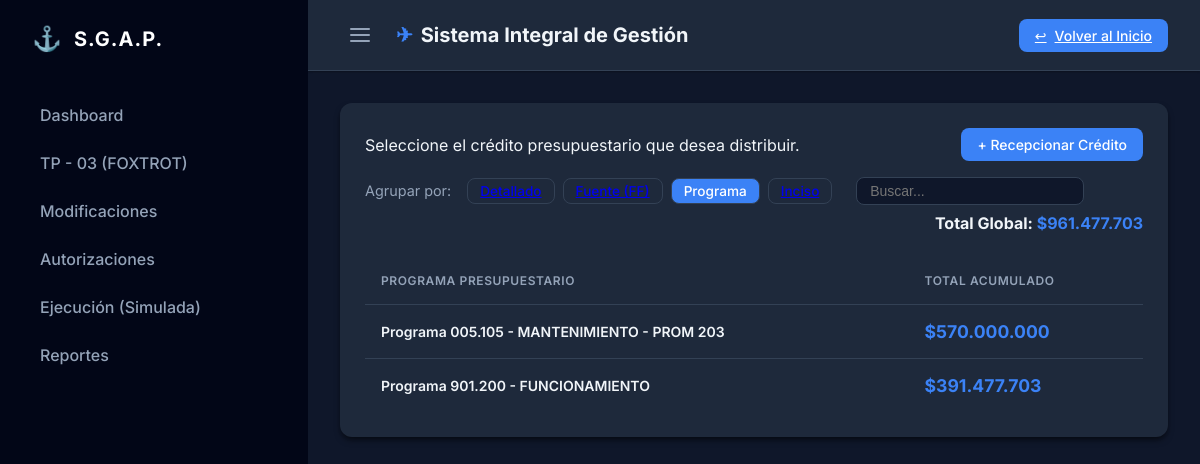
Before: /finance/distribuir/?group_by=programa (signed in) with the older database file.
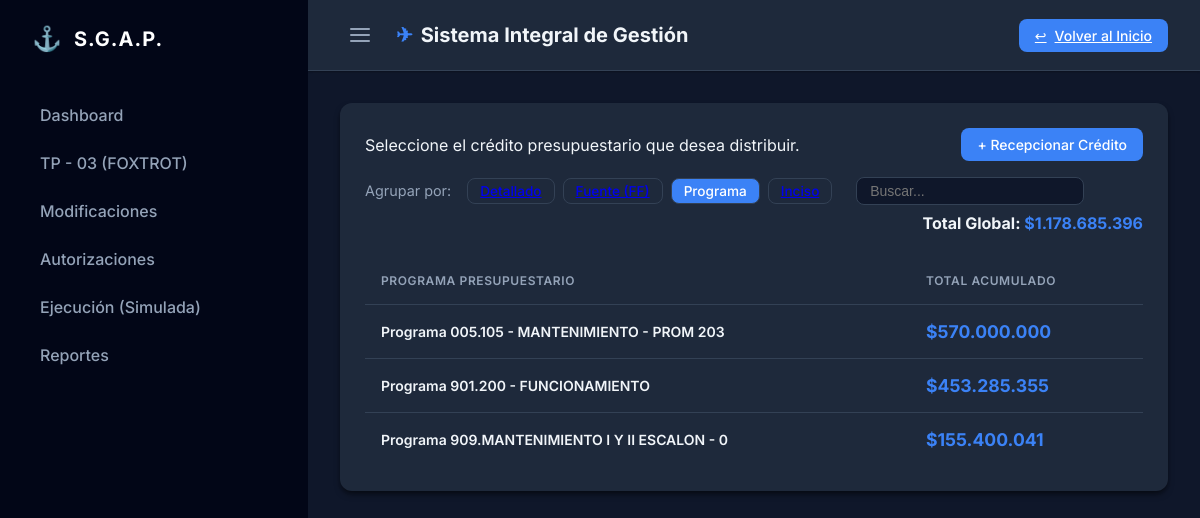
After: the same page with the newer database file.
### core/models.py (models this page shows)
class EstructuraProgramatica(models.Model):
    NIVEL_CHOICES = (
        (1, "Programa"),
        (2, "Subprograma"),
        (3, "Proyecto"),
        (4, "Obra"),
        (5, "Actividad"),
    )
    nivel = models.IntegerField(choices=NIVEL_CHOICES)
    codigo = models.CharField(max_length=50)
    descripcion = models.CharField(max_length=255)
    padre = models.ForeignKey("self", null=True, blank=True, on_delete=models.CASCADE, related_name="hijos")
    def __str__(self):
        return f"{self.get_nivel_display()} {self.codigo} - {self.descripcion}"

### finance/views.py (the view, shortened to what this page needs)
# urls.py: path('distribuir/', views.lista_creditos, name='lista_creditos'),
@login_required
def lista_creditos(request):
    from collections import defaultdict
    def fmt_currency(value):
        return f"{value:,.0f}".replace(",", "X").replace(".", ",").replace("X", ".")
    creditos = Credito.objects.filter(estado='VIGENTE').select_related('programa', 'fuente').order_by('-fecha_creacion')
    group_by = request.GET.get('group_by', 'default')
    grupos = defaultdict(lambda: {'total': 0, 'cuota': 0, 'creditos': [], 'seen_budgets': set()})
    for credito in creditos:
        if group_by == 'ff':
            key = (credito.fuente.id,)
        elif group_by == 'programa':
            key = (credito.programa.id,)
        elif group_by == 'inciso':
            key = (credito.inciso,)
        else: # default
            key = (credito.programa.id, credito.anio, credito.trimestre, credito.fuente.id, credito.inciso, credito.principal)
        budget_key = (credito.programa.id, credito.fuente.id, credito.inciso, credito.anio, credito.principal)
        if budget_key not in grupos[key]['seen_budgets']:
            grupos[key]['total'] += credito.monto_total
            grupos[key]['seen_budgets'].add(budget_key)
        grupos[key]['cuota'] += credito.monto_cuota
        grupos[key]['creditos'].append({
            'id': credito.id,
            'monto': fmt_currency(credito.monto_total),
            'cuota': fmt_currency(credito.monto_cuota),
            'monto_raw': credito.monto_total,
            'recibido': credito.recibido,
            'fecha': credito.fecha_creacion.strftime('%d/%m/%Y %H:%M')
        })
        if group_by == 'ff':
            grupos[key]['fuente'] = credito.fuente
        elif group_by == 'programa':
            grupos[key]['programa'] = credito.programa
        elif group_by == 'inciso':
            grupos[key]['inciso'] = credito.inciso
    creditos_agrupados = []
    for key, data in grupos.items():
        item = {
            'total': fmt_currency(data['total']),
            'cuota': fmt_currency(data['cuota']),
            'creditos': data['creditos'],
            'is_recibido': data['creditos'][0]['recibido'] if data['creditos'] else True,
            'count': len(data['creditos'])
        }
        if group_by == 'ff':
            item['fuente'] = data['fuente']
        elif group_by == 'programa':
            item['programa'] = data['programa']
        elif group_by == 'inciso':
            item['inciso'] = data['inciso']
        creditos_agrupados.append(item)
    if group_by == 'ff':
        creditos_agrupados.sort(key=lambda x: str(x['fuente']))
    elif group_by == 'programa':
        creditos_agrupados.sort(key=lambda x: str(x['programa']))
    elif group_by == 'inciso':
        creditos_agrupados.sort(key=lambda x: x['inciso'])
    else:
        creditos_agrupados.sort(key=lambda x: (x['anio'], x['trimestre'], str(x['programa']), x['inciso'], x['principal']))
    grand_total = 0
    seen_budgets_global = set()
    for credito in creditos:
         budget_key = (credito.programa.id, credito.fuente.id, credito.inciso, credito.anio, credito.principal)
         if budget_key not in seen_budgets_global:
             grand_total += credito.monto_total
             seen_budgets_global.add(budget_key)
    grand_total_display = fmt_currency(grand_total)
    return render(request, 'finance/lista_creditos_v2.html', {
        'creditos_agrupados': creditos_agrupados,
        'group_by': group_by,
        'grand_total': grand_total_display
    })

### finance/templates/finance/lista_creditos_v2.html (shortened to what the changed rows need)
{% extends 'base.html' %}
{% block content %}
<div class="card">
    <div style="margin-bottom: 1.5rem; display: flex; gap: 0.5rem; align-items: center; flex-wrap: wrap;">
        <div style="margin-left: auto; font-weight: 700; color: var(--text-main);">
            Total Global: <span style="color: var(--primary-blue);">${{ grand_total }}</span>
        </div>
    </div>
    <table id="credits-table">
        <thead>
            <tr>
                {% if group_by == 'default' %}
                <th>FF</th>
                <th>Programa</th>
                <th>Periodo</th>
                <th>Inciso</th>
                <th>Principal</th>
                <th>Cuota</th>
                <th>Total (Techo)</th>
                <th></th>
                {% elif group_by == 'ff' %}
                <th>Fuente de Financiamiento</th>
                <th>Total Acumulado</th>
                {% elif group_by == 'programa' %}
                <th>Programa Presupuestario</th>
                <th>Total Acumulado</th>
                {% elif group_by == 'inciso' %}
                <th>Inciso / Partida</th>
                <th>Total Acumulado</th>
                {% endif %}
            </tr>
        </thead>
        <tbody>
            {% load l10n %}
            {% for grupo in creditos_agrupados %}
            <tr>
                {% if group_by == 'default' %}
                <td>FF{{ grupo.fuente.codigo }}</td>
                <td>{{ grupo.programa }}</td>
                <td>{{ grupo.anio|unlocalize }} - T{{ grupo.trimestre }}</td>
                <td>{{ grupo.inciso }}</td>
                <td>{{ grupo.principal }}</td>
                <td>
                    <div style="display: flex; align-items: center; gap: 0.5rem;">
                        <strong class="{% if grupo.is_recibido %}text-success{% else %}text-danger{% endif %}"> $
                            {{grupo.cuota }}</strong>
                    </div>
                </td>
                <td>
                    <div style="display: flex; align-items: center; gap: 0.5rem;">
                        <strong>${{ grupo.total }}</strong>
                    </div>
                </td>
                <td>
                    <div style="display: flex; align-items: center; gap: 0.5rem; justify-content: flex-end;">
                        {% if grupo.count == 1 %}
                        <a href="{% url 'finance:editar_credito' grupo.creditos.0.id %}" class="btn-icon"
                            title="Modificar" style="color: var(--text-main); padding: 0.25rem; display: flex;">
                            <svg xmlns="http://www.w3.org/2000/svg" width="18" height="18" viewBox="0 0 24 24"
                                fill="none" stroke="currentColor" stroke-width="2" stroke-linecap="round"
                                stroke-linejoin="round">
                                <path d="M11 4H4a2 2 0 0 0-2 2v14a2 2 0 0 0 2 2h14a2 2 0 0 0 2-2v-7"></path>
                                <path d="M18.5 2.5a2.121 2.121 0 0 1 3 3L12 15l-4 1 1-4 9.5-9.5z"></path>
                            </svg>
                        </a>
                        <a href="{% url 'finance:eliminar_credito' grupo.creditos.0.id %}" class="btn-icon"
                            title="Eliminar" style="color: var(--danger); padding: 0.25rem; display: flex;">
                            <svg xmlns="http://www.w3.org/2000/svg" width="18" height="18" viewBox="0 0 24 24"
                                fill="none" stroke="currentColor" stroke-width="2" stroke-linecap="round"
                                stroke-linejoin="round">
                                <polyline points="3 6 5 6 21 6"></polyline>
                                <path
                                    d="M19 6v14a2 2 0 0 1-2 2H7a2 2 0 0 1-2-2V6m3 0V4a2 2 0 0 1 2-2h4a2 2 0 0 1 2 2v2">
                                </path>
                            </svg>
                        </a>
                        <a href="{% url 'finance:distribuir_credito' grupo.creditos.0.id %}" class="btn btn-primary"
                            style="padding: 0.25rem 0.75rem; font-size: 0.875rem;">Gestionar</a>
                        {% else %}
                        <button class="btn btn-primary" style="padding: 0.25rem 0.75rem; font-size: 0.875rem;"
                            hx-get="{% url 'finance:load_credit_history' %}?programa={{ grupo.programa.id }}&anio={{ grupo.anio }}&trimestre={{ grupo.trimestre }}&fuente={{ grupo.fuente.id }}&inciso={{ grupo.inciso }}&principal={{ grupo.principal }}&v=1"
                            hx-target="#modal-container" hx-swap="innerHTML">Ver Opciones</button>
                        {% endif %}
                    </div>
                </td>
                {% elif group_by == 'ff' %}
                <td style="font-weight: 600;">{{ grupo.fuente }}</td>
                <td style="font-weight: 700; color: var(--primary-blue); font-size: 1.1rem;">${{ grupo.total }}</td>
                {% elif group_by == 'programa' %}
                <td style="font-weight: 600;">{{ grupo.programa }}</td>
                <td style="font-weight: 700; color: var(--primary-blue); font-size: 1.1rem;">${{ grupo.total }}</td>
                {% elif group_by == 'inciso' %}
                <td style="font-weight: 600;">Inciso {{ grupo.inciso }}</td>
                <td style="font-weight: 700; color: var(--primary-blue); font-size: 1.1rem;">${{ grupo.total }}</td>
                {% endif %}
            </tr>
            {% endfor %}
        </tbody>
    </table>
</div>
{% endblock %}

Changed rows visible on the page:
computed for EstructuraProgramatica "Programa 901.200 - FUNCIONAMIENTO": total "391.477.703" → "453.285.355"
added EstructuraProgramatica: programa "Programa 909.MANTENIMIENTO I Y II ESCALON - 0", total "155.400.041"
Other visible differences:
{{ grand_total }}: "961.477.703" → "1.178.685.396"
